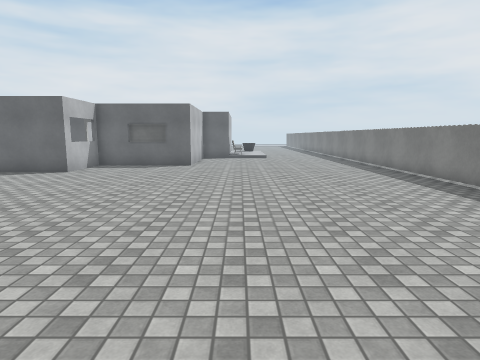
View 1 (above)

20 first-person views from a walk through a Unity game level. The camera is 1.5 m above the floor, tilts 8° down and sees 75° across. The floor is counted in squares, 1 m on a side. Each view is taken from the middle of a square. On the plan, view 1 faces up. The plan holds only what a view shows up to about 15 squares ahead; the rest is blank. The place goes on beyond the plan. The player character is not drawn. Door leaves are left out, so doorways stand open. Surface patterns are stand-ins for the level's own textures.

View 2
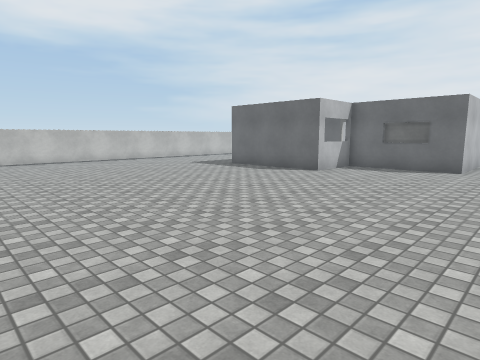

View 3
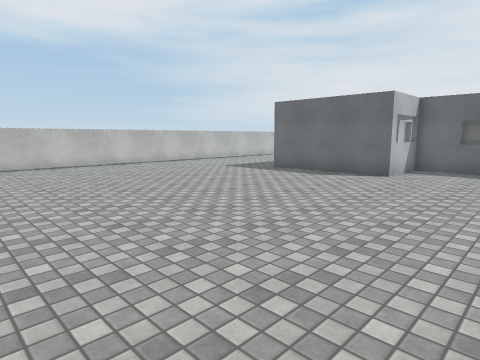

View 4
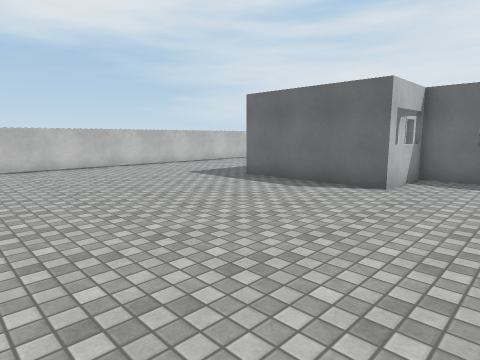

View 5
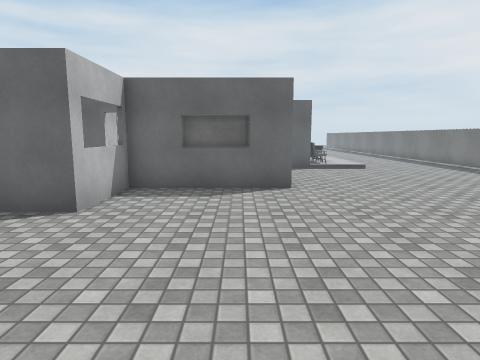

View 6
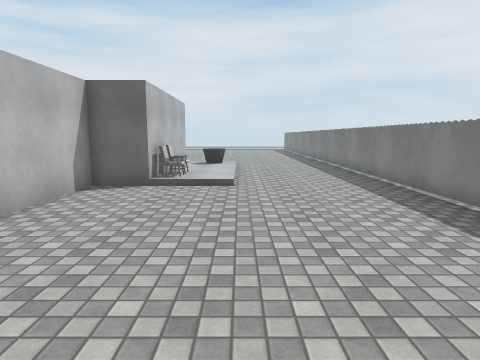

View 7
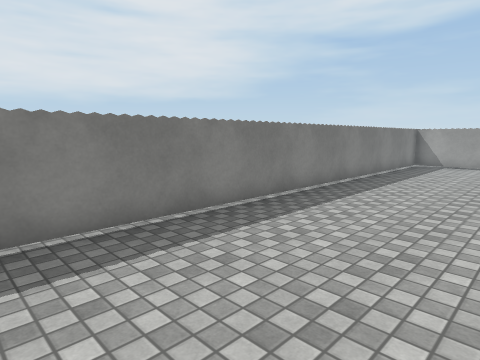

View 8
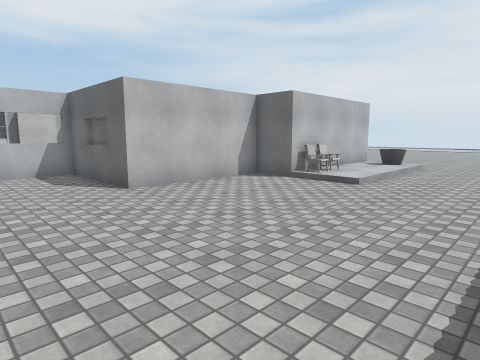

View 9
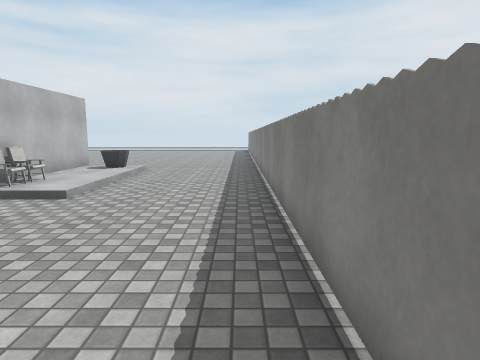

View 10
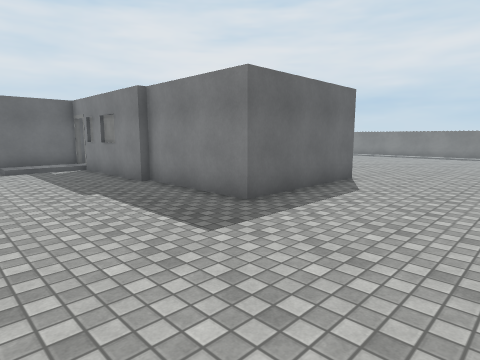

View 11
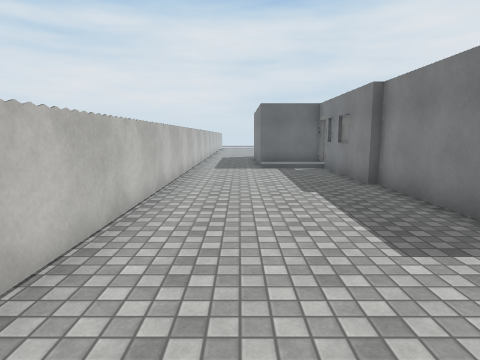

View 12
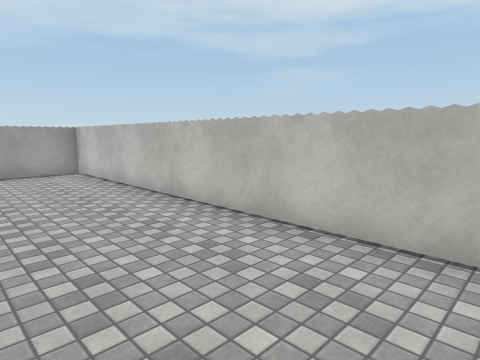

View 13
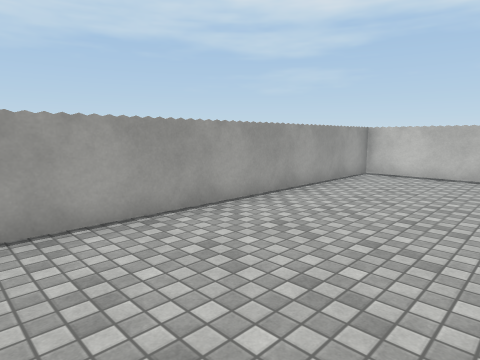

View 14
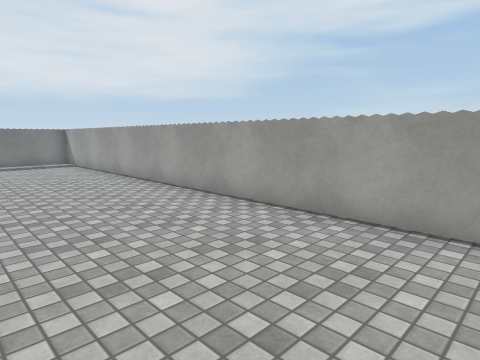

View 15
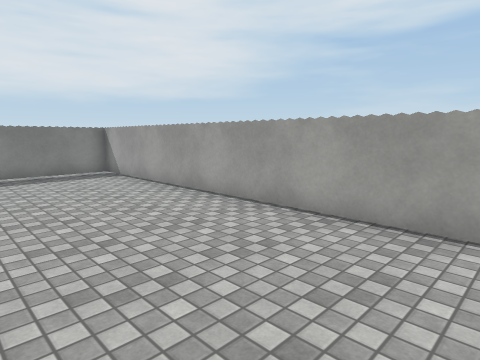

View 16
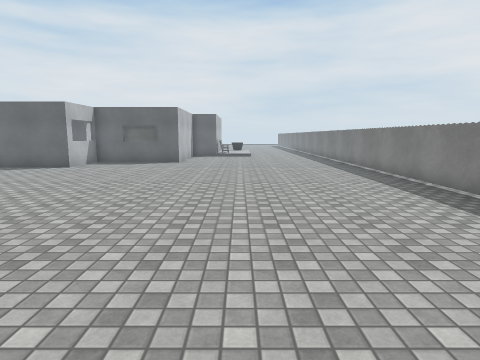

View 17
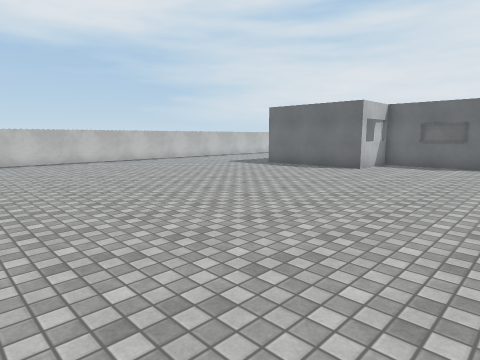

View 18
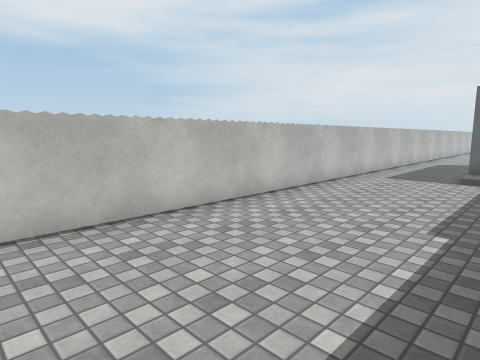

View 19
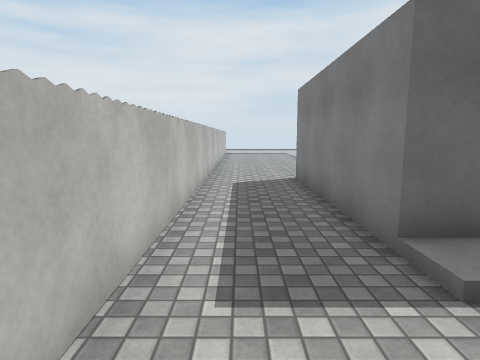

View 20
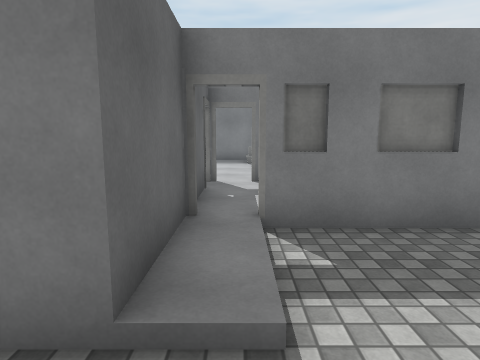

### Floor plan
Points are (right, up) in squares from view 1. A wall is a line through its corners. A room is listed if a view was taken in it or the views show most of it. See-through windows are left out.
Room 1 (views 1, 2, 3, 4, 5, 6, 7, 8, 9, 10, 11, 12, 13, 14, 15, 16, 17, 18, 19, 20)
walls: (-3.8, 16.2) (-5.8, 16.2); (-11.4, 13.1) (-12.7, 13.1) (-12.7, 15.5); (-12.7, 16.4) (-12.7, 17.6); (-13, 17.6) (-13, 22.8); (-2.5, 21.5) (-2.5, 16) (-7.2, 16) (-7.2, 13.1) (-10.4, 13.1); (-13, 23.9) (-16, 23.9); (-16, 23.5) (-16, 27.5); (-0.7, 27.5) (-0.7, 21.4) (-1.6, 21.4); (-19.2, 27.5) (-19.2, -5.2) (6.9, -5.2) (6.9, 27.5)
ways out: open door at (-13, 23)
objects: chair (0, 22); chair (0, 23); bucket (0, 27) to (1, 27)

Where each view was taken, in squares from view 1:
view 1: 0 up, 0 right, facing up
view 2: 1 up, 0 right, facing up-left
view 3: 1 up, 3 left, facing up-left
view 4: 4 up, 4 left, facing up-left
view 5: 7 up, 4 left, facing up
view 6: 12 up, 2 right, facing up
view 7: 12 up, 2 right, facing down-right
view 8: 12 up, 6 right, facing up-left
view 9: 14 up, 6 right, facing up
view 10: 8 up, 18 left, facing up-right
view 11: 8 up, 17 left, facing up
view 12: 8 up, 15 left, facing down-left
view 13: 0 up, 7 left, facing down-left
view 14: 0 up, 11 left, facing down-right
view 15: 0 up, 6 left, facing down-right
view 16: 2 down, 1 right, facing up
view 17: 1 down, 1 left, facing up-left
view 18: 11 up, 14 left, facing up-left
view 19: 20 up, 18 left, facing up
view 20: 23 up, 18 left, facing right
